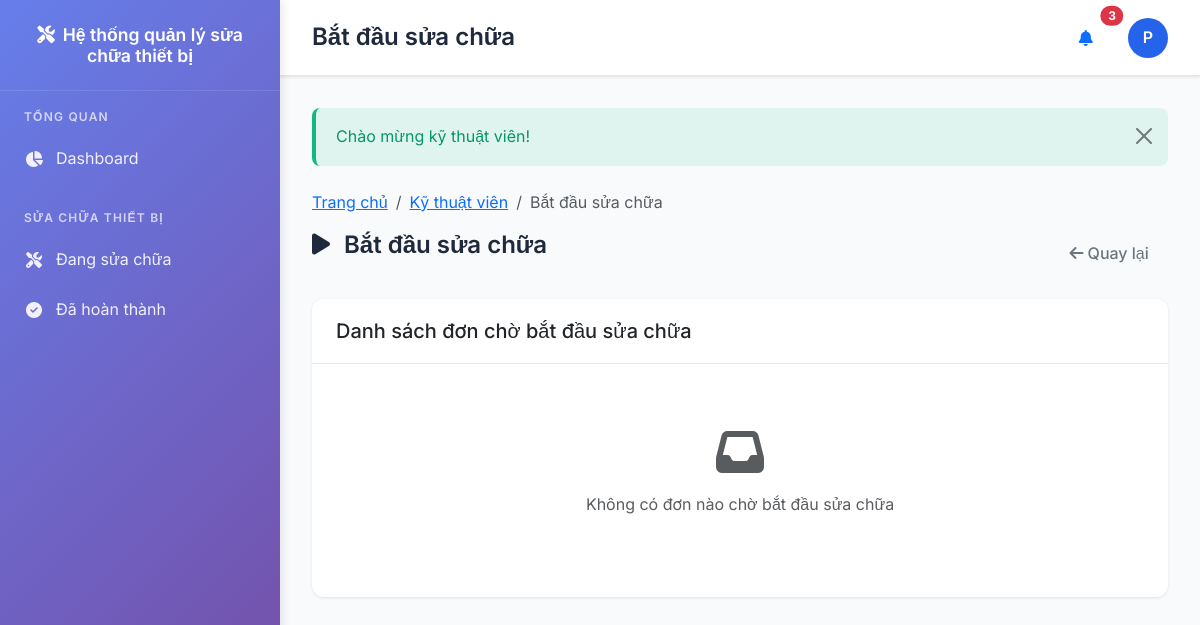
The app's page /technician/start-repair.php (signed in), older data.
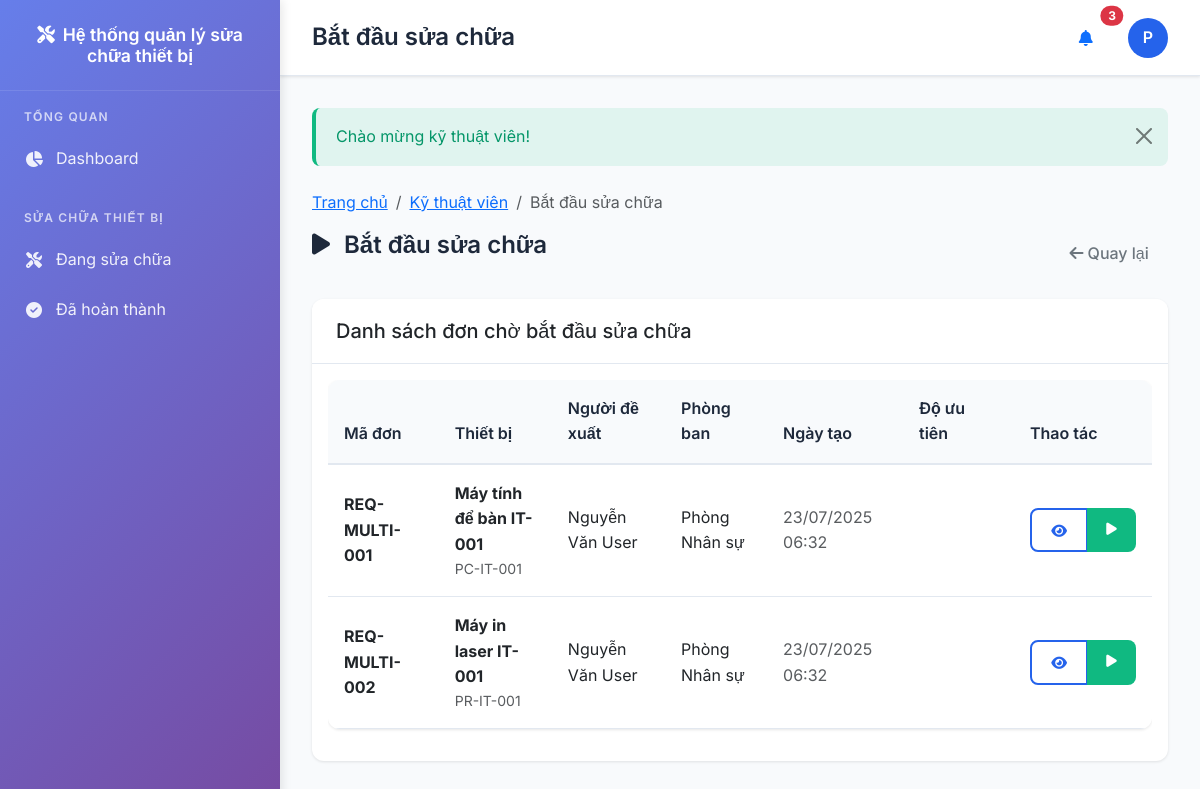
The same page, newer data.
### tables this page shows
CREATE TABLE users (
    id INT AUTO_INCREMENT PRIMARY KEY,
    username VARCHAR(50) NOT NULL UNIQUE,
    password VARCHAR(255) NOT NULL,
    full_name VARCHAR(100) NOT NULL,
    email VARCHAR(100),
    phone VARCHAR(20),
    department_id INT,
    role_id INT NOT NULL,
    avatar VARCHAR(255),
    status ENUM('active', 'inactive') DEFAULT 'active',
    last_login TIMESTAMP NULL,
    created_at TIMESTAMP DEFAULT CURRENT_TIMESTAMP,
    updated_at TIMESTAMP DEFAULT CURRENT_TIMESTAMP ON UPDATE CURRENT_TIMESTAMP,
    FOREIGN KEY (department_id) REFERENCES departments(id) ON DELETE SET NULL,
    FOREIGN KEY (role_id) REFERENCES roles(id) ON DELETE RESTRICT
);

CREATE TABLE repair_requests (
    id INT AUTO_INCREMENT PRIMARY KEY,
    request_code VARCHAR(30) NOT NULL UNIQUE,
    equipment_id INT NOT NULL,
    requester_id INT NOT NULL,
    problem_description TEXT NOT NULL,
    urgency_level ENUM('low', 'medium', 'high', 'critical') DEFAULT 'medium',
    images TEXT,  
    videos TEXT,  
    current_status_id INT NOT NULL,
    assigned_logistics_id INT,
    assigned_clerk_id INT,
    assigned_technician_id INT,
    estimated_completion DATE,
    actual_completion DATETIME,
    total_cost DECIMAL(15,2) DEFAULT 0,
    created_at TIMESTAMP DEFAULT CURRENT_TIMESTAMP,
    updated_at TIMESTAMP DEFAULT CURRENT_TIMESTAMP ON UPDATE CURRENT_TIMESTAMP,
    FOREIGN KEY (equipment_id) REFERENCES equipments(id) ON DELETE RESTRICT,
    FOREIGN KEY (requester_id) REFERENCES users(id) ON DELETE RESTRICT,
    FOREIGN KEY (current_status_id) REFERENCES repair_statuses(id) ON DELETE RESTRICT,
    FOREIGN KEY (assigned_logistics_id) REFERENCES users(id) ON DELETE SET NULL,
    FOREIGN KEY (assigned_clerk_id) REFERENCES users(id) ON DELETE SET NULL,
    FOREIGN KEY (assigned_technician_id) REFERENCES users(id) ON DELETE SET NULL
);

CREATE TABLE equipments (
    id INT AUTO_INCREMENT PRIMARY KEY,
    code VARCHAR(50) NOT NULL UNIQUE,
    name VARCHAR(200) NOT NULL,
    model VARCHAR(100),
    brand VARCHAR(100),
    type_id INT,
    department_id INT,
    location VARCHAR(200),
    purchase_date DATE,
    warranty_date DATE,
    purchase_price DECIMAL(15,2),
    specifications TEXT,
    image VARCHAR(255),
    status ENUM('active', 'maintenance', 'damaged', 'disposed') DEFAULT 'active',
    description TEXT,
    created_at TIMESTAMP DEFAULT CURRENT_TIMESTAMP,
    updated_at TIMESTAMP DEFAULT CURRENT_TIMESTAMP ON UPDATE CURRENT_TIMESTAMP,
    FOREIGN KEY (type_id) REFERENCES equipment_types(id) ON DELETE SET NULL,
    FOREIGN KEY (department_id) REFERENCES departments(id) ON DELETE SET NULL
);

CREATE TABLE departments (
    id INT AUTO_INCREMENT PRIMARY KEY,
    code VARCHAR(20) NOT NULL UNIQUE,
    name VARCHAR(200) NOT NULL,
    address TEXT,
    phone VARCHAR(20),
    email VARCHAR(100),
    manager_name VARCHAR(100),
    status ENUM('active', 'inactive') DEFAULT 'active',
    created_at TIMESTAMP DEFAULT CURRENT_TIMESTAMP,
    updated_at TIMESTAMP DEFAULT CURRENT_TIMESTAMP ON UPDATE CURRENT_TIMESTAMP
);

### technician/start-repair.php (the view, shortened to what the rows shown need)
<?php
$db = Database::getInstance();
$request = null;
$title = 'Bắt đầu sửa chữa';
?>
<div class="row mb-4">
    <div class="col-md-8">
        <h2 class="page-title">
            <i class="fas fa-play me-2"></i>
            Bắt đầu sửa chữa
        </h2>
    </div>
</div>
<?php if ($request): ?>
    <div class="card">
        <div class="card-header">
            <h5 class="mb-0">
                Bắt đầu sửa chữa đơn #<?= e($request['request_code']) ?>
            </h5>
        </div>
        <div class="card-body">
            <div class="row mb-4">
                <div class="col-md-6">
                    <h6>Thông tin thiết bị</h6>
                    <table class="table table-borderless table-sm">
                        <tr>
                            <td><strong>Tên thiết bị:</strong></td>
                            <td><?= e($request['equipment_name']) ?></td>
                        </tr>
                        <tr>
                            <td><strong>Mã thiết bị:</strong></td>
                            <td><?= e($request['equipment_code']) ?></td>
                        </tr>
                        <tr>
                            <td><strong>Model:</strong></td>
                            <td><?= e($request['equipment_model']) ?></td>
                        </tr>
                        <tr>
                            <td><strong>Người đề xuất:</strong></td>
                            <td><?= e($request['requester_name']) ?></td>
                        </tr>
                        <tr>
                            <td><strong>Phòng ban:</strong></td>
                            <td><?= e($request['department_name']) ?></td>
                        </tr>
                    </table>
                </div>
                <div class="col-md-6">
                    <h6>Mô tả sự cố</h6>
                    <div class="p-3 bg-light rounded">
                        <?= nl2br(e($request['problem_description'])) ?>
                    </div>
                    <?php if ($request['urgency_level']): ?>
                        <div class="mt-3">
                            <strong>Độ ưu tiên: </strong>
                            <?php
                            $urgencyClass = [
                                'low' => 'success',
                                'medium' => 'warning',
                                'high' => 'danger',
                                'critical' => 'dark'
                            ][$request['urgency_level']] ?? 'secondary';
                            $urgencyText = [
                                'low' => 'Thấp',
                                'medium' => 'Trung bình',
                                'high' => 'Cao',
                                'critical' => 'Khẩn cấp'
                            ][$request['urgency_level']] ?? ucfirst($request['urgency_level']);
                            ?>
                            <span class="badge badge-<?= $urgencyClass ?>"><?= $urgencyText ?></span>
                        </div>
                    <?php endif; ?>
                </div>
            </div>
            <?php
            $images = json_decode($request['images'] ?? '[]', true);
            $videos = json_decode($request['videos'] ?? '[]', true);
            ?>
            <?php if (!empty($images) || !empty($videos)): ?>
                <div class="mb-4">
                    <h6>Tài liệu đính kèm</h6>
                    <?php if (!empty($images)): ?>
                        <div class="row">
                            <?php foreach ($images as $image): ?>
                                <div class="col-md-3 mb-2">
                                    <img src="<?= upload_url('requests/' . $image) ?>"
                                         class="img-fluid rounded border"
                                         style="max-height: 150px; cursor: pointer;"
                                         onclick="showImageModal('<?= upload_url('requests/' . $image) ?>')">
                                </div>
                            <?php endforeach; ?>
                        </div>
                    <?php endif; ?>
                    <?php if (!empty($videos)): ?>
                        <div class="row mt-3">
                            <?php foreach ($videos as $video): ?>
                                <div class="col-md-4 mb-2">
                                    <video controls class="w-100 rounded border" style="max-height: 200px;">
                                        <source src="<?= upload_url('requests/' . $video) ?>" type="video/mp4">
                                        Trình duyệt không hỗ trợ video.
                                    </video>
                                </div>
                            <?php endforeach; ?>
                        </div>
                    <?php endif; ?>
                </div>
            <?php endif; ?>
            <form method="POST" class="mt-4">
                <?= csrf_field() ?>
                <input type="hidden" name="request_id" value="<?= $request['id'] ?>">
                <div class="mb-3">
                    <label for="notes" class="form-label">Ghi chú khi bắt đầu (tùy chọn):</label>
                    <textarea class="form-control" id="notes" name="notes" rows="3"
                              placeholder="Ghi chú về tình trạng thiết bị, kế hoạch sửa chữa..."></textarea>
                </div>
                <div class="d-flex gap-2">
                    <button type="submit" class="btn btn-success">
                        <i class="fas fa-play me-2"></i>Bắt đầu sửa chữa
                    </button>
                    <a href="index.php" class="btn btn-secondary">
                        <i class="fas fa-times me-2"></i>Hủy
                    </a>
                </div>
            </form>
        </div>
    </div>
<?php else: ?>
    <?php
    $pendingRequests = $db->fetchAll(
        "SELECT r.*, e.name as equipment_name, e.code as equipment_code,
                u.full_name as requester_name, d.name as department_name
         FROM repair_requests r
         LEFT JOIN equipments e ON r.equipment_id = e.id
         LEFT JOIN users u ON r.requester_id = u.id
         LEFT JOIN departments d ON u.department_id = d.id
         LEFT JOIN repair_statuses s ON r.current_status_id = s.id
         WHERE s.code = 'SENT_TO_REPAIR'
         ORDER BY r.created_at ASC"
    );
    ?>
    <div class="card">
        <div class="card-body">
            <?php if (!empty($pendingRequests)): ?>
                <div class="table-responsive">
                    <table class="table table-hover">
                        <thead>
                            <tr>
                                <th>Mã đơn</th>
                                <th>Thiết bị</th>
                                <th>Người đề xuất</th>
                                <th>Phòng ban</th>
                                <th>Ngày tạo</th>
                                <th>Độ ưu tiên</th>
                                <th>Thao tác</th>
                            </tr>
                        </thead>
                        <tbody>
                            <?php foreach ($pendingRequests as $req): ?>
                                <tr>
                                    <td>
                                        <strong><?= e($req['request_code']) ?></strong>
                                    </td>
                                    <td>
                                        <div class="equipment-info">
                                            <strong><?= e($req['equipment_name']) ?></strong>
                                            <small class="d-block text-muted"><?= e($req['equipment_code']) ?></small>
                                        </div>
                                    </td>
                                    <td><?= e($req['requester_name']) ?></td>
                                    <td><?= e($req['department_name']) ?></td>
                                    <td>
                                        <span class="text-muted"><?= date('d/m/Y H:i', strtotime($req['created_at'])) ?></span>
                                    </td>
                                    <td>
                                        <?php
                                        $urgencyClass = [
                                            'low' => 'success',
                                            'medium' => 'warning',
                                            'high' => 'danger',
                                            'critical' => 'dark'
                                        ][$req['urgency_level']] ?? 'secondary';
                                        $urgencyText = [
                                            'low' => 'Thấp',
                                            'medium' => 'Trung bình',
                                            'high' => 'Cao',
                                            'critical' => 'Khẩn cấp'
                                        ][$req['urgency_level']] ?? ucfirst($req['urgency_level']);
                                        ?>
                                        <span class="badge badge-<?= $urgencyClass ?>"><?= $urgencyText ?></span>
                                    </td>
                                    <td>
                                        <div class="btn-group" role="group">
                                            <a href="<?= url('repairs/view.php?code=' . $req['request_code']) ?>"
                                               class="btn btn-sm btn-outline-primary" title="Xem chi tiết">
                                                <i class="fas fa-eye"></i>
                                            </a>
                                            <a href="start-repair.php?id=<?= $req['id'] ?>"
                                               class="btn btn-sm btn-success" title="Bắt đầu sửa chữa">
                                                <i class="fas fa-play"></i>
                                            </a>
                                        </div>
                                    </td>
                                </tr>
                            <?php endforeach; ?>
                        </tbody>
                    </table>
                </div>
            <?php endif; ?>
        </div>
    </div>
<?php endif; ?>
<?php
$content = ob_get_clean();
require_once __DIR__ . '/../layouts/app.php';
?>

### layouts/app.php (shortened to what the rows shown need)
<!DOCTYPE html>
<html lang="vi">
<head>
    <link href="https://cdn.jsdelivr.net/npm/bootstrap@5.3.0/dist/css/bootstrap.min.css" rel="stylesheet">
    <link href="https://cdnjs.cloudflare.com/ajax/libs/font-awesome/6.4.0/css/all.min.css" rel="stylesheet">
</head>
<body>
    <?php
    $user = current_user();
    $current_page = basename($_SERVER['PHP_SELF'], '.php');
    ?>
            <?php if (has_any_role(['admin', 'clerk'])): ?>
            <div class="nav-section">
                <div class="nav-section-title">Báo cáo</div>
                <a href="<?= url('reports/overview.php') ?>" class="nav-link <?= $current_page === 'overview' ? 'active' : '' ?>">
                    <i class="fas fa-chart-bar"></i>
                    Tổng quan
                </a>
                <a href="<?= url('reports/equipment.php') ?>" class="nav-link <?= $current_page === 'equipment' && strpos($_SERVER['REQUEST_URI'], 'reports') ? 'active' : '' ?>">
                    <i class="fas fa-laptop"></i>
                    Theo thiết bị
                </a>
                <a href="<?= url('reports/department.php') ?>" class="nav-link <?= $current_page === 'department' ? 'active' : '' ?>">
                    <i class="fas fa-building"></i>
                    Theo đơn vị
                </a>
            </div>
            <?php endif; ?>
    <div class="main-content">
        <header class="main-header">
            <div class="header-content">
                <div>
                    <h1 class="page-title"><?= e($title ?? 'Dashboard') ?></h1>
                </div>
                <div class="user-menu">
                    <div class="dropdown">
                        <a href="#" class="user-avatar" data-bs-toggle="dropdown">
                            <?php if ($user && $user['avatar']): ?>
                                <img src="<?= upload_url('avatars/' . $user['avatar']) ?>" alt="Avatar" style="width: 100%; height: 100%; object-fit: cover; border-radius: 50%;">
                            <?php else: ?>
                                <?= $user ? strtoupper(substr($user['full_name'], 0, 1)) : 'U' ?>
                            <?php endif; ?>
                        </a>
                    </div>
                </div>
            </div>
        </header>
        <main class="content-area">
            <?php if (isset($content)): ?>
                <?= $content ?>
            <?php endif; ?>
        </main>
    </div>
</body>
</html>

Row changes from the older to the newer data that the page shows:
added repair_requests: request_code "REQ-MULTI-001", equipment.name "Máy tính để bàn IT-001", equipment.code "PC-IT-001", requester.full_name "Nguyễn Văn User", departments.name "Phòng Nhân sự", created_at "23/07/2025 06:32"
added repair_requests: request_code "REQ-MULTI-002", equipment.name "Máy in laser IT-001", equipment.code "PR-IT-001", requester.full_name "Nguyễn Văn User", departments.name "Phòng Nhân sự", created_at "23/07/2025 06:32"
Text that changed along with them:
text no longer shown: "Không có đơn nào chờ bắt đầu sửa chữa"
text now shown: "Mã đơn Thiết bị Người đề xuất Phòng ban Ngày tạo Độ ưu tiên Thao tác"
